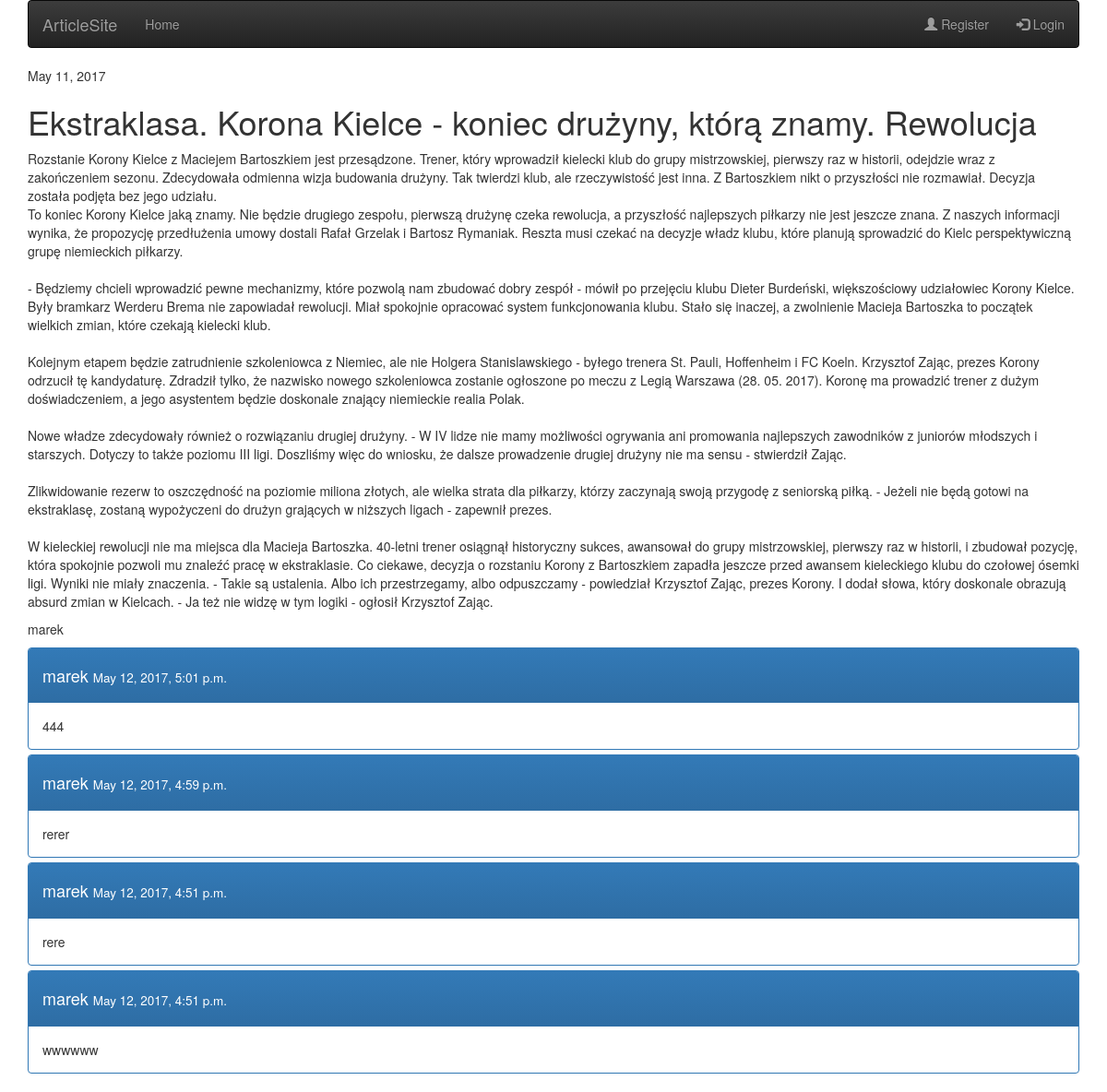
Screenshot of /article/7/ with the database file from the repository.
### newspaper/models.py (models this page shows, shortened)
class Article(models.Model):
    author = models.ForeignKey('auth.User', related_name='articles')
    date = models.DateField(default=timezone.now)
    title = models.CharField(max_length=200)
    content = models.TextField()
    is_published = models.BooleanField(default=False)
    photo = models.ImageField(upload_to='pictures', null=True, blank=True)

class Comment(models.Model):
    author = models.ForeignKey('auth.User', related_name='comments')
    article = models.ForeignKey('Article', related_name='comments')
    date = models.DateTimeField(default=timezone.now)
    content = models.TextField()

### newspaper/views.py (the view)
# urls.py: url(r'^article/(?P<pk>[0-9]+)/$', views.article_detail, name='article_detail'),
def article_detail(request, pk):
    article = get_object_or_404(Article, pk=pk)
    comments = Comment.objects.filter(article=pk).order_by('-date')
    if request.method == "POST":
        form = CommentForm(request.POST)
        if form.is_valid():
            comment = form.save(commit=False)
            comment.author = request.user
            comment.article = article
            comment.save()
            return redirect('article_detail', pk=article.pk)
    else:
        form = CommentForm()
        return render(request, 'newspaper/article_detail.html', {'article': article, 'comments': comments, 'form': form})

### newspaper/templates/newspaper/article_detail.html (shortened to what this page needs)
{% extends 'newspaper/home.html' %}
{% block content %}
    <div class="post">
        <div class="date">{{ article.date }}</div>
        <h1>{{ article.title }}</h1>
        <p>{{ article.content|linebreaksbr }}</p>
        <p>{{ article.author }}</p>
    </div>
    <div>
        {% include 'newspaper/comment.html' with comments=comments %}
    </div>
{% endblock %}

### newspaper/templates/newspaper/comment.html (shortened to what this page needs)
<div class="panel-group">
    {% for comment in comments %}
        <div class="panel panel-primary">
            <div class="panel-heading">
                <h4>{{ comment.author }} <small style="color:white">{{ comment.date }}</small>
                </h4>
            </div>
            <div class="panel-body">{{ comment.content|linebreaksbr }}</div>
        </div>
    {% endfor %}
</div>

### rows the page displays
Article: date "May 11, 2017", title "Ekstraklasa. Korona Kielce - koniec drużyny, którą znamy. Rewolucja", content "Rozstanie Korony Kielce z Maciejem Bartoszkiem jest przesądzone. Trener, który wprowadził kielecki klub do grupy mistrzowskiej, pierwszy raz w historii, odejdzie wraz z zakończeniem sezonu. Zdecydowała odmienna wizja budowania drużyny. Tak twierdzi klub, ale rzeczywistość jest inna. Z Bartoszkiem nikt o przyszłości nie rozmawiał. Decyzja została podjęta bez jego udziału. To koniec Korony Kielce jaką znamy. Nie będzie drugiego zespołu, pierwszą drużynę czeka rewolucja, a przyszłość najlepszych piłkarzy nie jest jeszcze znana. Z naszych informacji wynika, że propozycję przedłużenia umowy dostali Rafał Grzelak i Bartosz Rymaniak. Reszta musi czekać na decyzje władz klubu, które planują…", author "marek"
Comment: author "marek", date "May 12, 2017, 5:01 p.m.", content "444"
Comment: author "marek", date "May 12, 2017, 4:59 p.m.", content "rerer"
Comment: author "marek", date "May 12, 2017, 4:51 p.m.", content "rere"
Comment: author "marek", date "May 12, 2017, 4:51 p.m.", content "wwwwww"
